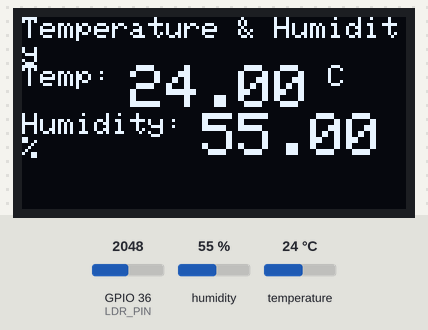
The program below on a simulated ESP32. Shown: 128×64 one-colour display. Inputs (shaded band) come from the test bench; at power-on: humidity 55 %, GPIO 36 (LDR_PIN) = 2048, temperature 24 °C. What the program prints to the serial monitor is not drawn.

Above: at 6.9 s.
7.0 s: humidity set to 22 %
At 13.5 s:
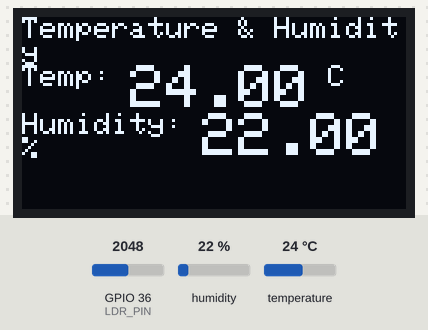
16.7 s: GPIO 36 (LDR_PIN) set to 2866
At 21.6 s:
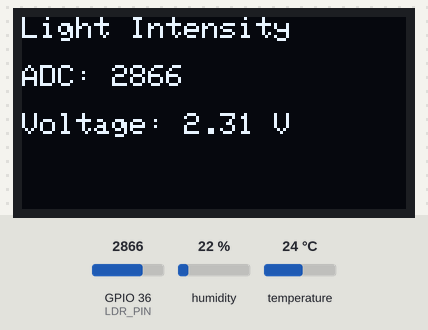
25.8 s: temperature set to 12 °C
At 31.8 s:
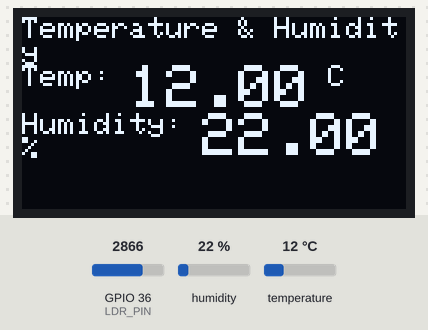
34.9 s: GPIO 36 (LDR_PIN) set to 3603
At 40.0 s:
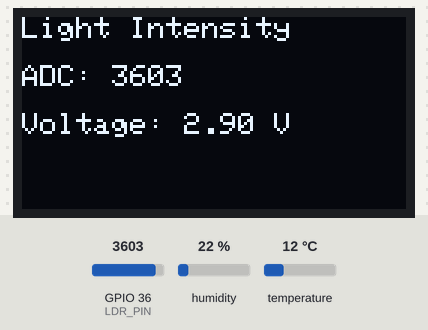
44.1 s: humidity set to 40 %
At 49.0 s:
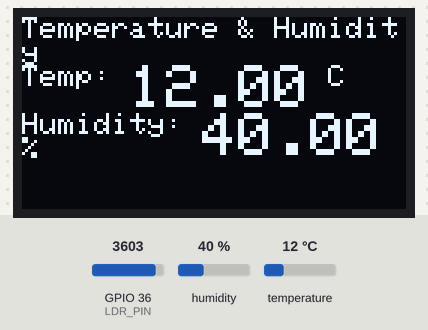
53.2 s: GPIO 36 (LDR_PIN) set to 4095
At 58.3 s:
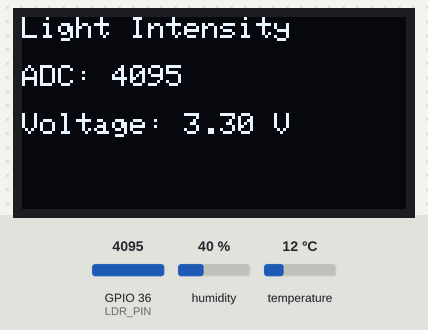
Timing chart, 0 to 59.8 s (numbered marks = the images above; inputs shaded):
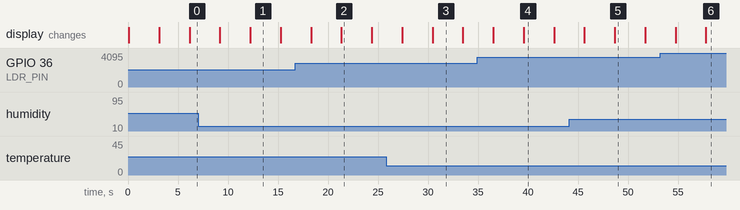

Measured:
- after the input at 7.0 s, the display: first differs from a run without the input after 5.2 s (image 1)
- after the input at 16.7 s, the display: first differs from a run without the input after 4.6 s (image 2)
- after the input at 25.8 s, the display: first differs from a run without the input after 4.7 s (image 3)
- after the input at 34.9 s, the display: first differs from a run without the input after 4.7 s (image 4)
- after the input at 44.1 s, the display: first differs from a run without the input after 4.6 s (image 5)
- after the input at 53.2 s, the display: first differs from a run without the input after 4.6 s (image 6)
- what the display in image 1 shows lasts 3.1 s, from 12.2 s to 15.3 s

The program:

main.cpp
```cpp
#include <Arduino.h>
#include <Wire.h>
#include <Adafruit_GFX.h>
#include <Adafruit_SSD1306.h>
#include <DHT.h>

#define DHTPIN 14
#define DHTTYPE DHT11
#define LDR_PIN 36
#define SDA_PIN 21
#define SCL_PIN 22
#define SCREEN_WIDTH 128
#define SCREEN_HEIGHT 64

Adafruit_SSD1306 display(SCREEN_WIDTH, SCREEN_HEIGHT, &Wire, -1);
DHT dht(DHTPIN, DHTTYPE);

void setup() {
  Serial.begin(115200);
  Wire.begin(SDA_PIN, SCL_PIN);
  if (!display.begin(SSD1306_SWITCHCAPVCC, 0x3C)) {
    Serial.println("SSD1306 failed");
    for (;;);
  }
  display.clearDisplay();
  display.setTextColor(SSD1306_WHITE);
  dht.begin();
}

void loop() {
  float temperature = dht.readTemperature();
  float humidity = dht.readHumidity();
  if (isnan(temperature) || isnan(humidity)) {
    Serial.println("DHT22 error");
    return;
  }

  display.clearDisplay();
  display.setTextSize(1);
  display.setCursor(0, 0);
  display.println("Temperature & Humidity");
  display.setCursor(0, 16);
  display.print("Temp: ");
  display.setTextSize(2);
  display.print(temperature);
  display.setTextSize(1);
  display.println(" C");
  display.setCursor(0, 32);
  display.print("Humidity: ");
  display.setTextSize(2);
  display.print(humidity);
  display.setTextSize(1);
  display.println(" %");
  display.display();

  Serial.printf("Temp: %.2f C | Humidity: %.2f %%\n", temperature, humidity);
  delay(3000);

  int adcValue = analogRead(LDR_PIN);
  float voltage = (adcValue / 4095.0) * 3.3;

  display.clearDisplay();
  display.setTextSize(1);
  display.setCursor(0, 0);
  display.println("Light Intensity");
  display.setCursor(0, 16);
  display.print("ADC: ");
  display.println(adcValue);
  display.setCursor(0, 32);
  display.print("Voltage: ");
  display.print(voltage, 2);
  display.println(" V");
  display.display();

  Serial.printf("ADC: %d | Voltage: %.2f V\n", adcValue, voltage);
  delay(3000);
}
```
